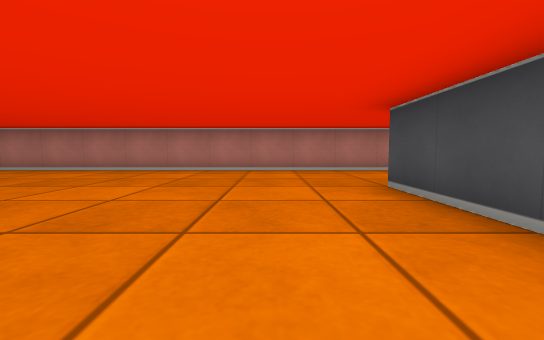
view 1 (above)

24 first-person views from a walk through a cub3D maze. The camera is about half as high as the walls, tilts 4° down and sees 90° across. The floor is counted in squares. Each view is taken from the middle of a square. On the plan, view 1 faces up. The plan holds only what a view shows up to about 9 squares ahead; the rest is blank.

view 2
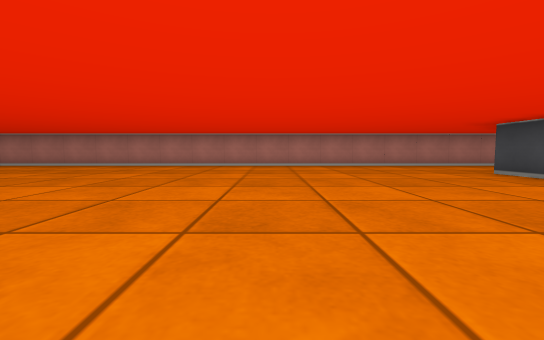

view 3
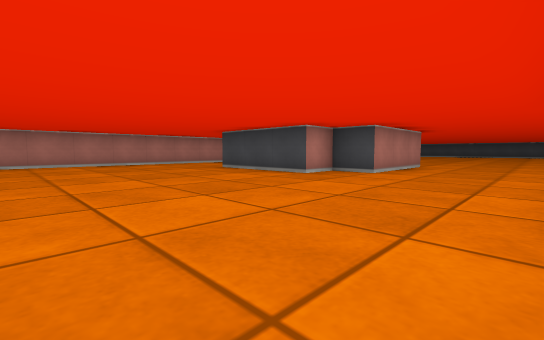

view 4
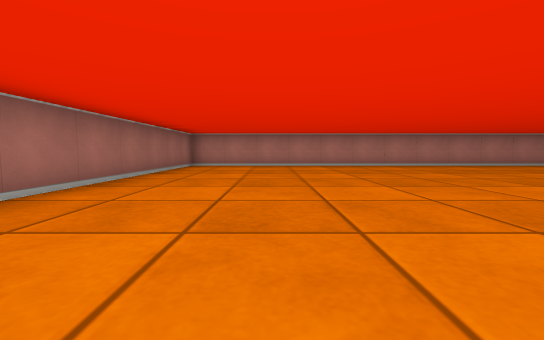

view 5
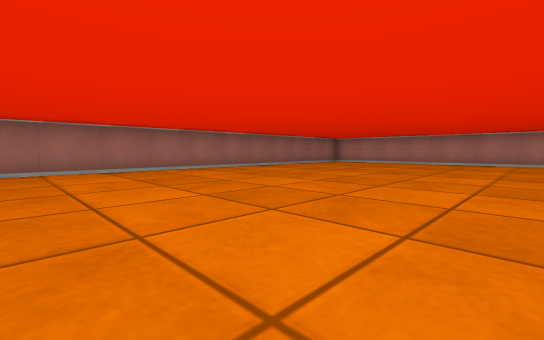

view 6
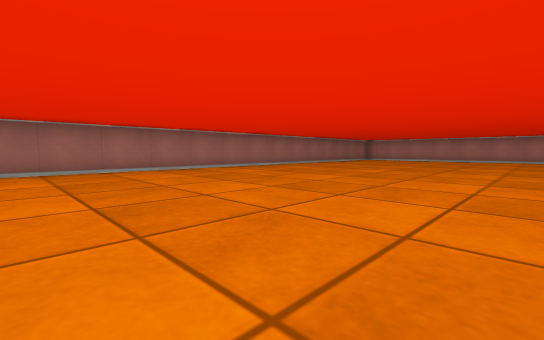

view 7
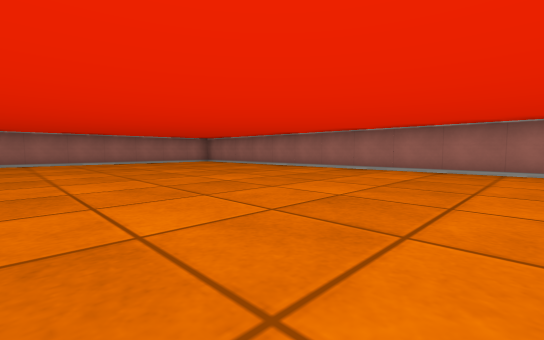

view 8
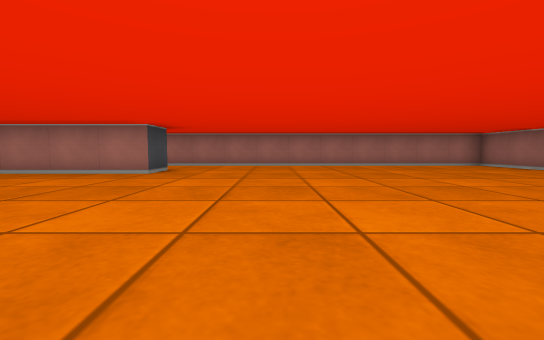

view 9
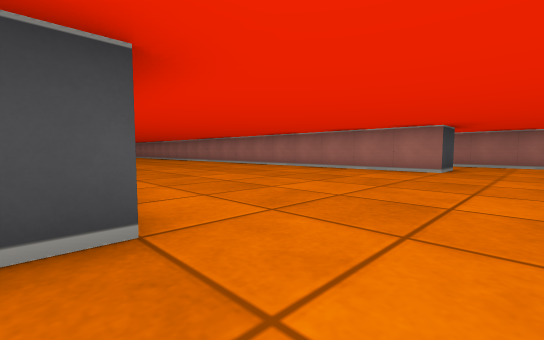

view 10
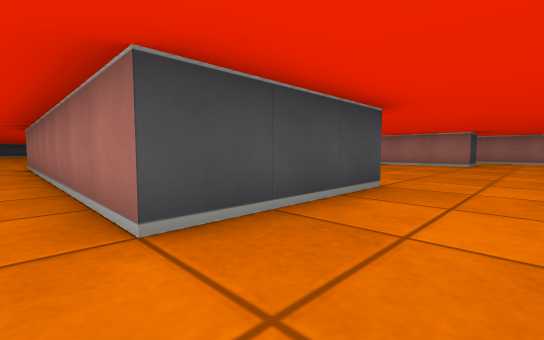

view 11
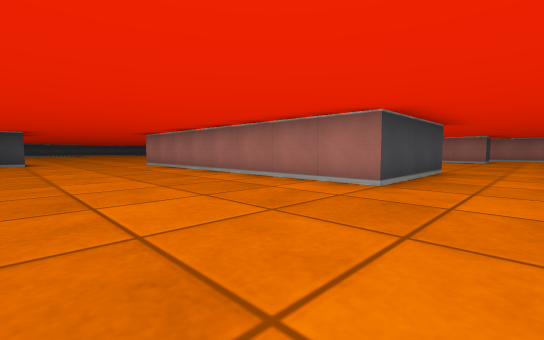

view 12
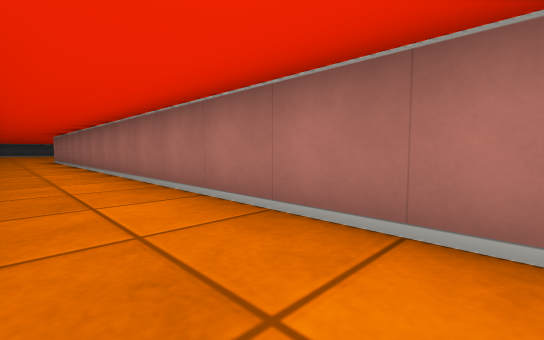

view 13
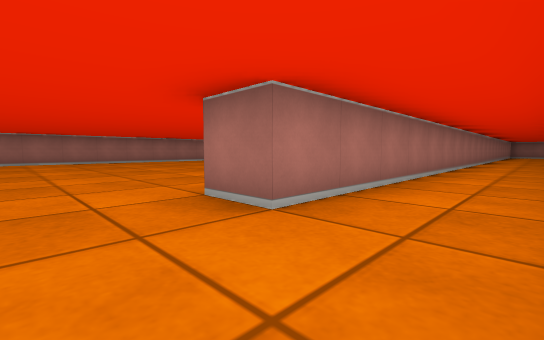

view 14
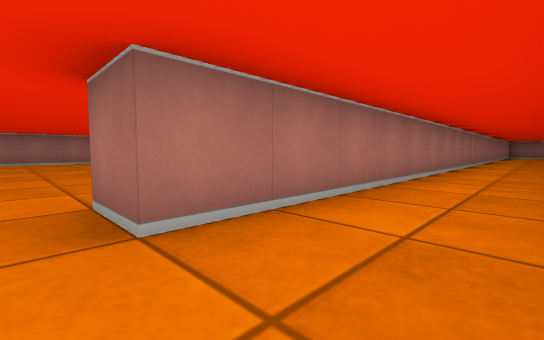

view 15
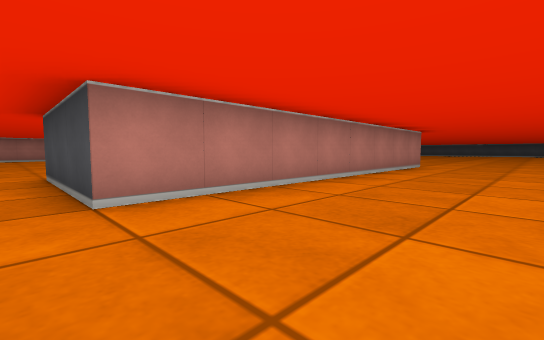

view 16
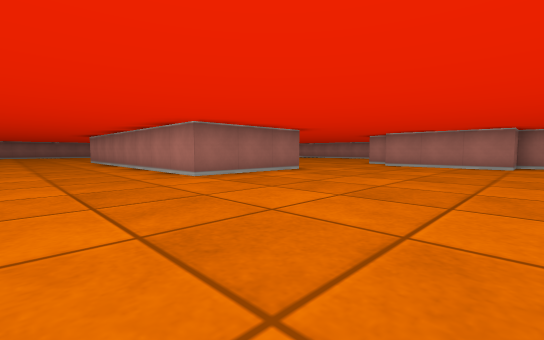

view 17
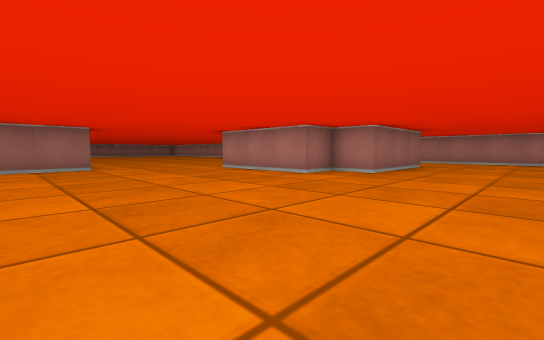

view 18
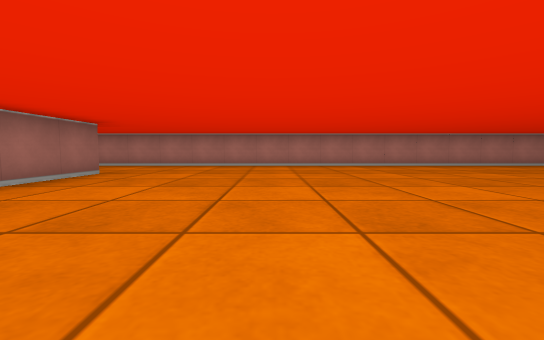

view 19
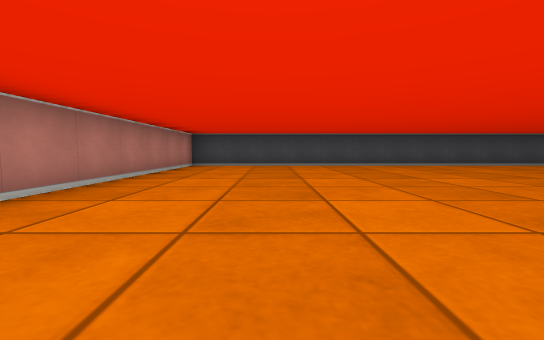

view 20
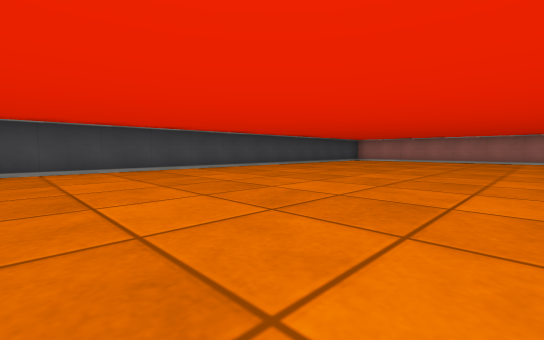

view 21
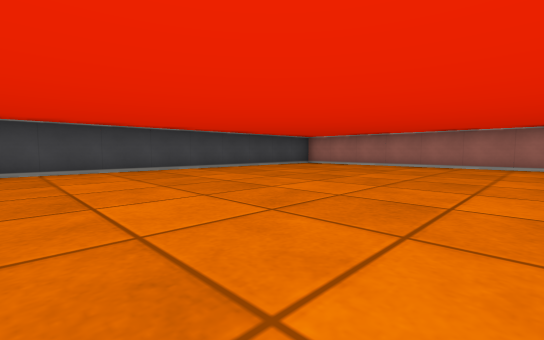

view 22
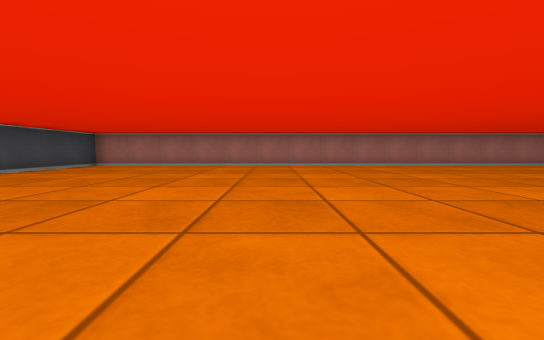

view 23
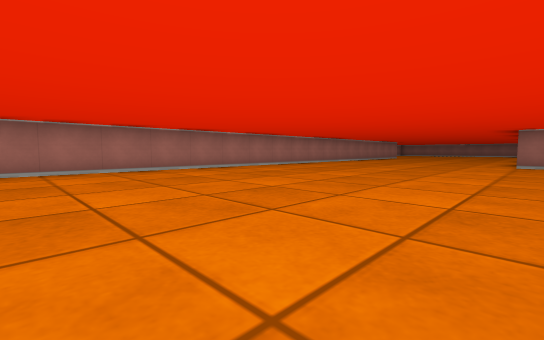

view 24
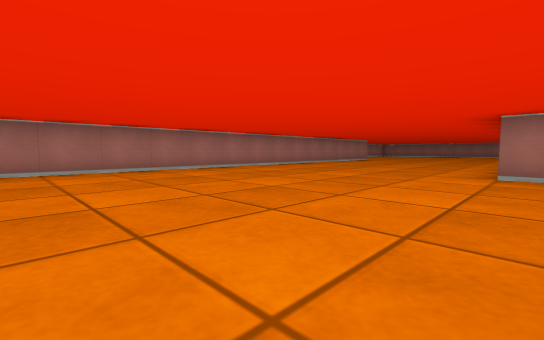

### Floor plan
Points are (right, up) in squares from view 1. A wall is a line through its corners. A room is listed if a view was taken in it or the views show most of it. See-through windows are left out.
Room 1 (views 1, 2, 3, 4, 5, 6, 7, 8, 9, 10, 11, 12, 14, 15, 16, 17, 18, 19, 20, 21, 22, 23, 24)
walls: (1.5, -3.5) (1.5, -6.5) (-6.5, -6.5) (-6.5, -3.5) (1.5, -3.5); (0.8, -12.5) (20.5, -12.5) (20.5, 6.5) (-15.5, 6.5) (-15.5, -11.4); (6.5, 3.5) (6.5, 0.5) (5.5, 0.5) (5.5, -0.5) (2.5, -0.5) (2.5, 0.5) (1.5, 0.5) (1.5, 3.5); (-6.5, -13.6) (-6.5, -12.5) (-1.6, -12.5); (-15.5, -13.5) (-15.5, -15.5) (5.5, -15.5)
ways out: opening at (5.5, -14.5) to room 2
Room 2 (view 13)
walls: (5.5, -15.5) (5.5, -16.5); (4.6, -25.5) (7, -25.5)
ways out: opening at (5.5, -14.5) to room 1

Where each view was taken, in squares from view 1:
view 1: 0 up, 0 right, facing up
view 2: 2 down, 3 left, facing up
view 3: 3 down, 3 left, facing up-right
view 4: 2 down, 13 left, facing up
view 5: 4 down, 9 left, facing up-left
view 6: 7 down, 9 left, facing up-left
view 7: 5 down, 9 left, facing down-left
view 8: 7 down, 9 left, facing down
view 9: 6 down, 8 left, facing down-right
view 10: 3 down, 8 left, facing down-right
view 11: 0 up, 8 left, facing down-right
view 12: 14 down, 8 left, facing down-right
view 13: 14 down, 7 right, facing down-left
view 14: 14 down, 6 right, facing down-left
view 15: 9 down, 7 left, facing up-right
view 16: 9 down, 6 right, facing up-left
view 17: 5 down, 9 right, facing up-left
view 18: 2 down, 10 right, facing up
view 19: 4 up, 12 right, facing right
view 20: 0 up, 14 right, facing down-right
view 21: 4 down, 14 right, facing down-right
view 22: 4 down, 15 right, facing down
view 23: 6 down, 11 right, facing down-left
view 24: 6 down, 7 right, facing down-left
